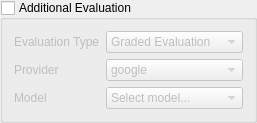
         <widget class="QGroupBox" name="groupAdditionalEvaluation4">
          <property name="title">
           <string>Additional Evaluation</string>
          </property>
          <property name="checkable">
           <bool>true</bool>
          </property>
          <property name="checked">
           <bool>false</bool>
          </property>
          <layout class="QFormLayout" name="formAdditionalEvaluation4">
           <item row="0" column="0">
            <widget class="QLabel" name="labelAdditionalEvalType4">
             <property name="text">
              <string>Evaluation Type</string>
             </property>
            </widget>
           </item>
           <item row="0" column="1">
            <widget class="QComboBox" name="comboAdditionalEvalType4">
             <item>
              <property name="text">
               <string>Graded Evaluation</string>
              </property>
             </item>
             <item>
              <property name="text">
               <string>Pairwise Evaluation</string>
              </property>
             </item>
            </widget>
           </item>
           <item row="1" column="0">
            <widget class="QLabel" name="labelAdditionalEvalProvider4">
             <property name="text">
              <string>Provider</string>
             </property>
            </widget>
           </item>
           <item row="1" column="1">
            <widget class="QComboBox" name="comboAdditionalEvalProvider4">
             <item>
              <property name="text">
               <string>google</string>
              </property>
             </item>
             <item>
              <property name="text">
               <string>openai</string>
              </property>
             </item>
             <item>
              <property name="text">
               <string>openrouter</string>
              </property>
             </item>
            </widget>
           </item>
           <item row="2" column="0">
            <widget class="QLabel" name="labelAdditionalEvalModel4">
             <property name="text">
              <string>Model</string>
             </property>
            </widget>
           </item>
           <item row="2" column="1">
            <widget class="QComboBox" name="comboAdditionalEvalModel4">
             <item>
              <property name="text">
               <string>Select model...</string>
              </property>
             </item>
             <item>
              <property name="text">
               <string>gemini-2.5-flash</string>
              </property>
             </item>
             <item>
              <property name="text">
               <string>gpt-4.1</string>
              </property>
             </item>
             <item>
              <property name="text">
               <string>gpt-4o</string>
              </property>
             </item>
             <item>
              <property name="text">
               <string>gpt-5-mini</string>
              </property>
             </item>
             <item>
              <property name="text">
               <string>o4-mini</string>
              </property>
             </item>
             <item>
              <property name="text">
               <string>openrouter: custom</string>
              </property>
             </item>
            </widget>
           </item>
          </layout>
         </widget>
